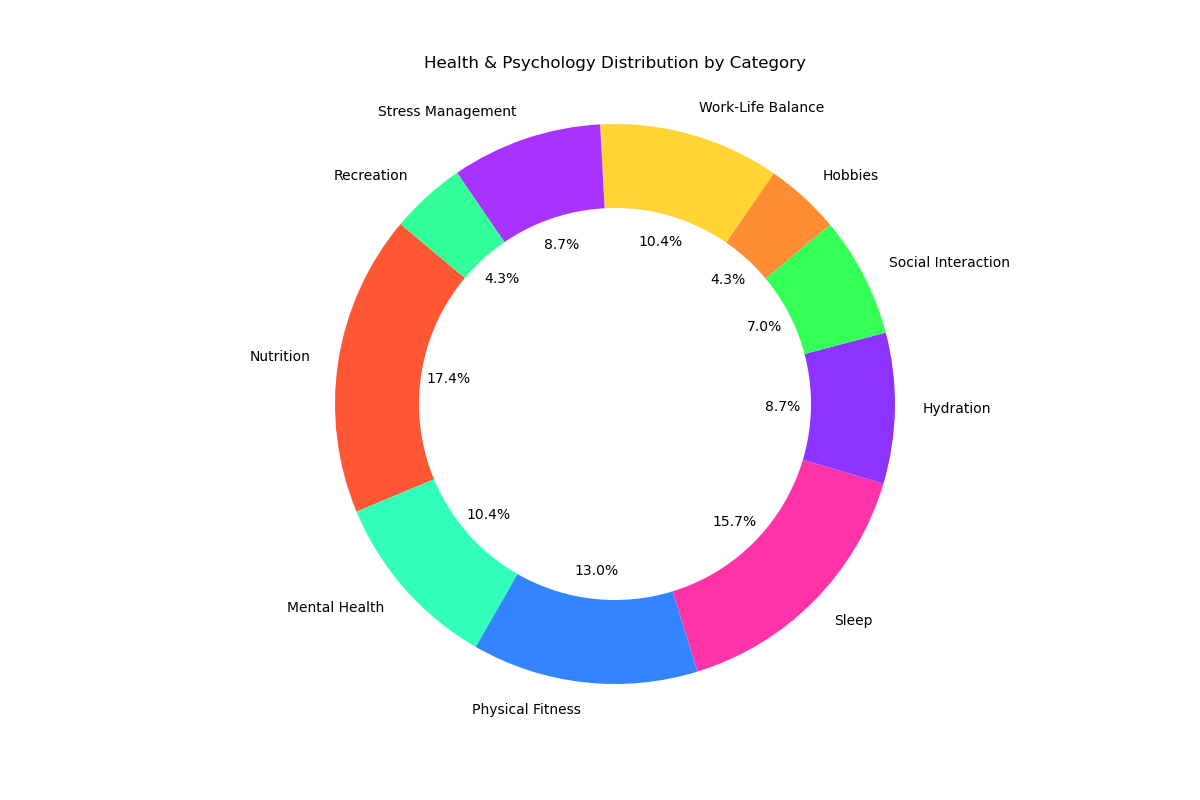

Write Python code to recreate this figure.

import matplotlib.pyplot as plt

# Data to plot
labels = ['Nutrition', 'Mental Health', 'Physical Fitness', 'Sleep', 'Hydration', 'Social Interaction', 'Hobbies', 'Work-Life Balance', 'Stress Management', 'Recreation']
sizes = [20, 12, 15, 18, 10, 8, 5, 12, 10, 5]
colors = ['#FF5733', '#33FFBD', '#3385FF', '#FF33A8', '#8D33FF', '#33FF57', '#FF8D33', '#FFD433', '#A833FF', '#33FF99']

# Plot
fig1, ax1 = plt.subplots(figsize=(12, 8))
ax1.pie(sizes, labels=labels, colors=colors, autopct='%1.1f%%', startangle=140)

# Draw circle for donut chart
centre_circle = plt.Circle((0,0),0.70,fc='white')
fig = plt.gcf()
fig.gca().add_artist(centre_circle)

# Equal aspect ratio ensures that pie is drawn as a circle
ax1.axis('equal')

plt.title('Health & Psychology Distribution by Category', pad=20)
plt.show()
